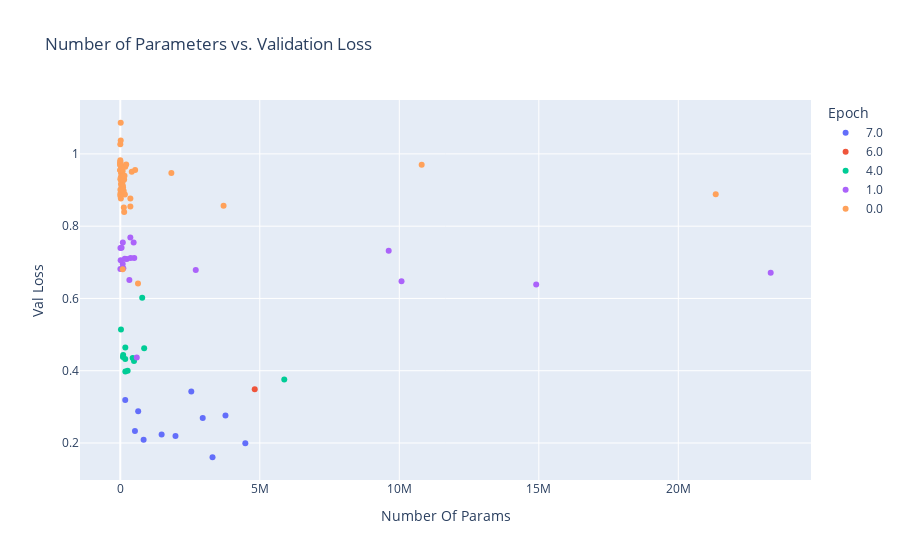
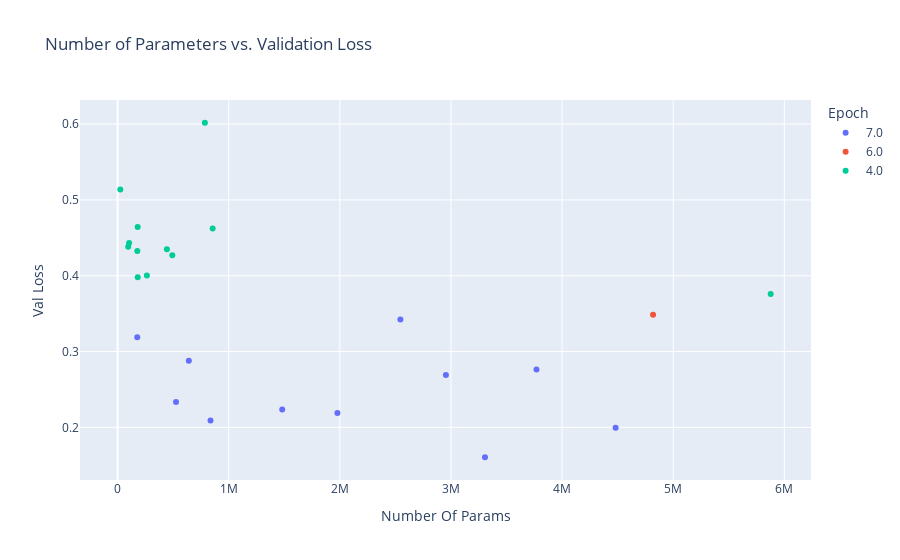

Source (notebook cell) for these figures, in order:
### Code cell
import plotly.express as px

# filter those who have Epoch >= 7
# merged_completed = merged[merged['Epoch'] >= 4]


px.scatter(x='Number Of Params', y='Val Loss', color='Epoch', data_frame=merged, title='Number of Parameters vs. Validation Loss').show()
px.scatter(x='Number Of Params', y='Val Loss', color='Epoch', data_frame=merged[merged['Epoch'] > 1], title='Number of Parameters vs. Validation Loss').show()

# TODO: welcher RUN mit wenig Parametern und Epoch==1.0 wurde hier geearly cancelt? Ist es der, der explodiert ist?

### Figure 1 — Plotly figure (JSON) as saved in the notebook; plotly's stock layout.template omitted (floating-point values rounded to 4 significant figures)
{"data": [{"hovertemplate": "Epoch=7.0<br>Number Of Params=%{x}<br>Val Loss=%{y}<extra></extra>", "legendgroup": "7.0", "marker": {"color": "#636efa", "symbol": "circle"}, "mode": "markers", "name": "7.0", "orientation": "h", "showlegend": true, "type": "scatter", "x": [3306146, 4481762, 836290, 1978194, 1481474, 525570, 2954370, 3769730, 641026, 176930, 2544738], "xaxis": "x", "y": [0.1606, 0.1996, 0.209, 0.219, 0.2234, 0.2335, 0.2691, 0.2763, 0.288, 0.3189, 0.3423], "yaxis": "y"}, {"hovertemplate": "Epoch=6.0<br>Number Of Params=%{x}<br>Val Loss=%{y}<extra></extra>", "legendgroup": "6.0", "marker": {"color": "#EF553B", "symbol": "circle"}, "mode": "markers", "name": "6.0", "orientation": "h", "showlegend": true, "type": "scatter", "x": [4818482], "xaxis": "x", "y": [0.3486], "yaxis": "y"}, {"hovertemplate": "Epoch=4.0<br>Number Of Params=%{x}<br>Val Loss=%{y}<extra></extra>", "legendgroup": "4.0", "marker": {"color": "#00cc96", "symbol": "circle"}, "mode": "markers", "name": "4.0", "orientation": "h", "showlegend": true, "type": "scatter", "x": [5877314, 181122, 263362, 492306, 177346, 443362, 95298, 103490, 855394, 180578, 24258, 785394], "xaxis": "x", "y": [0.3759, 0.3981, 0.4002, 0.427, 0.4327, 0.435, 0.4383, 0.4433, 0.4622, 0.4641, 0.5138, 0.6018], "yaxis": "y"}, {"hovertemplate": "Epoch=1.0<br>Number Of Params=%{x}<br>Val Loss=%{y}<extra></extra>", "legendgroup": "1.0", "marker": {"color": "#ab63fa", "symbol": "circle"}, "mode": "markers", "name": "1.0", "orientation": "h", "showlegend": true, "type": "scatter", "x": [589954, 14906242, 10079938, 325058, 23311490, 2704514, 4098, 109330, 85970, 13378, 234034, 161298, 501410, 369426, 9620290, 5722, 45762, 90290, 478658, 360322], "xaxis": "x", "y": [0.4368, 0.6388, 0.6475, 0.6511, 0.6711, 0.6787, 0.6817, 0.6835, 0.695, 0.7055, 0.7091, 0.7098, 0.7117, 0.7121, 0.7323, 0.7393, 0.74, 0.7546, 0.755, 0.7689], "yaxis": "y"}, {"hovertemplate": "Epoch=0.0<br>Number Of Params=%{x}<br>Val Loss=%{y}<extra></extra>", "legendgroup": "0.0", "marker": {"color": "#FFA15A", "symbol": "circle"}, "mode": "markers", "name": "0.0", "orientation": "h", "showlegend": true, "type": "scatter", "x": [634658, 84914, 139138, 126082, 361154, 3702002, 361154, 21154, 1506, 164706, 21341314, 2466, 30306, 122434, 3490, 45146, 100098, 44306, 88098, 22882, 110498, 137634, 13026, 19778, 9762, 19330, 150578, 29058, 1830578, 410754, 39810, 84914, 6754, 15330, 5186, 531826, 28418, 7298, 6866, 9858, 47170, 177346, 32306, 46722, 1410, 2626, 10802114, 212290, 1586, 354, 3170, 1234, 794, 514, 15250, 14978], "xaxis": "x", "y": [0.6417, 0.6806, 0.8395, 0.8517, 0.8542, 0.8565, 0.8763, 0.8764, 0.8841, 0.8878, 0.8883, 0.8897, 0.8968, 0.8971, 0.9009, 0.9034, 0.9072, 0.9101, 0.9131, 0.9165, 0.9271, 0.9292, 0.9293, 0.9297, 0.9306, 0.9355, 0.9396, 0.9466, 0.9473, 0.9508, 0.9518, 0.9527, 0.9538, 0.954, 0.9549, 0.9552, 0.9553, 0.9555, 0.9557, 0.9564, 0.9635, 0.9641, 0.9644, 0.9648, 0.9689, 0.9692, 0.9699, 0.971, 0.9721, 0.9745, 0.9747, 0.9781, 0.9823, 1.027, 1.037, 1.086], "yaxis": "y"}], "layout": {"legend": {"title": {"text": "Epoch"}, "tracegroupgap": 0}, "title": {"text": "Number of Parameters vs. Validation Loss"}, "xaxis": {"anchor": "y", "domain": [0, 1], "title": {"text": "Number Of Params"}}, "yaxis": {"anchor": "x", "domain": [0, 1], "title": {"text": "Val Loss"}}}}

### Figure 2 — Plotly figure (JSON) as saved in the notebook; plotly's stock layout.template omitted (floating-point values rounded to 4 significant figures)
{"data": [{"hovertemplate": "Epoch=7.0<br>Number Of Params=%{x}<br>Val Loss=%{y}<extra></extra>", "legendgroup": "7.0", "marker": {"color": "#636efa", "symbol": "circle"}, "mode": "markers", "name": "7.0", "orientation": "h", "showlegend": true, "type": "scatter", "x": [3306146, 4481762, 836290, 1978194, 1481474, 525570, 2954370, 3769730, 641026, 176930, 2544738], "xaxis": "x", "y": [0.1606, 0.1996, 0.209, 0.219, 0.2234, 0.2335, 0.2691, 0.2763, 0.288, 0.3189, 0.3423], "yaxis": "y"}, {"hovertemplate": "Epoch=6.0<br>Number Of Params=%{x}<br>Val Loss=%{y}<extra></extra>", "legendgroup": "6.0", "marker": {"color": "#EF553B", "symbol": "circle"}, "mode": "markers", "name": "6.0", "orientation": "h", "showlegend": true, "type": "scatter", "x": [4818482], "xaxis": "x", "y": [0.3486], "yaxis": "y"}, {"hovertemplate": "Epoch=4.0<br>Number Of Params=%{x}<br>Val Loss=%{y}<extra></extra>", "legendgroup": "4.0", "marker": {"color": "#00cc96", "symbol": "circle"}, "mode": "markers", "name": "4.0", "orientation": "h", "showlegend": true, "type": "scatter", "x": [5877314, 181122, 263362, 492306, 177346, 443362, 95298, 103490, 855394, 180578, 24258, 785394], "xaxis": "x", "y": [0.3759, 0.3981, 0.4002, 0.427, 0.4327, 0.435, 0.4383, 0.4433, 0.4622, 0.4641, 0.5138, 0.6018], "yaxis": "y"}], "layout": {"legend": {"title": {"text": "Epoch"}, "tracegroupgap": 0}, "title": {"text": "Number of Parameters vs. Validation Loss"}, "xaxis": {"anchor": "y", "domain": [0, 1], "title": {"text": "Number Of Params"}}, "yaxis": {"anchor": "x", "domain": [0, 1], "title": {"text": "Val Loss"}}}}
